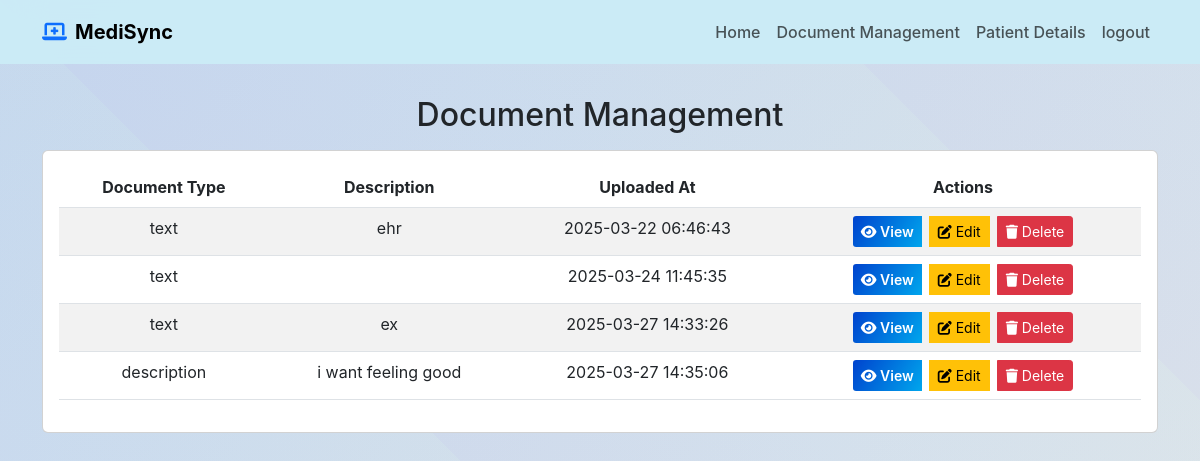
Page /document_management (signed in) on the committed database.
### app.py (models this page shows)
class Document(db.Model):
    id = db.Column(db.Integer, primary_key=True)
    patient_id = db.Column(db.Integer, db.ForeignKey('patient.id'), nullable=False)
    document_type = db.Column(db.String(50), nullable=False)  # e.g., 'text', 'image', 'description'
    file_path = db.Column(db.String(200), nullable=True)  # Path to the uploaded file
    description = db.Column(db.Text, nullable=True)  # Description of the document
    uploaded_at = db.Column(db.DateTime, default=db.func.current_timestamp())
    patient = db.relationship('Patient', backref='documents')

### app.py (the view)
@app.route('/document_management')
@login_required
def document_management():
    patient = Patient.query.filter_by(user_id=current_user.id).first()
    if not patient:
        flash("No patient record found for the current user.", "danger")
        return redirect(url_for('home'))
    documents = Document.query.filter_by(patient_id=patient.id).all()
    if not documents:
        flash("No documents found. Please upload some documents.", "info")
    return render_template('document_management.html', documents=documents)

### app.py (called while the page is built)
@login_manager.user_loader
def load_user(user_id):
    return User.query.get(int(user_id))

### templates/document_management.html (shortened to what this page needs)
<!DOCTYPE html>
<html lang="en">
<head>
    <link href="https://cdnjs.cloudflare.com/ajax/libs/bootstrap/5.3.0/css/bootstrap.min.css" rel="stylesheet">
    <link href="https://cdnjs.cloudflare.com/ajax/libs/font-awesome/6.4.0/css/all.min.css" rel="stylesheet">
    <link href="https://cdnjs.cloudflare.com/ajax/libs/aos/2.3.4/aos.css" rel="stylesheet">
</head>
<body>
    <nav class="navbar navbar-expand-lg fixed-top">
        <div class="container">
            <a class="navbar-brand d-flex align-items-center" href="#">
                <i class="fas fa-laptop-medical text-primary me-2"></i>
                <span class="fw-bold">MediSync</span>
            </a>
            <div class="collapse navbar-collapse" id="navbarNav">
                <ul class="navbar-nav ms-auto">
                    <li class="nav-item">
                        <a class="nav-link" href="{{ url_for('upload_document') }}">Home</a>
                    </li>
                    <li class="nav-item">
                        <a class="nav-link" href="#">Document Management</a>
                    </li>
                    <li class="nav-item">
                        <a class="nav-link" href="{{ url_for('Patient_details') }}">Patient Details</a>
                    </li>
                    <li class="nav-item">
                        <a class="nav-link" href="{{ url_for('logout') }}">logout</a>
                    </li>
                </ul>
            </div>
        </div>
    </nav>
    {% block content %}
    <section class="hero-section">
        <div class="container hero-content mt-3 text-center">
            <h2 class="mb-3">Document Management</h2>
            <div class="card">
                <div class="card-body">
                    {% if documents %}
                        <table class="table table-striped">
                            <thead>
                                <tr>
                                    <th>Document Type</th>
                                    <th>Description</th>
                                    <th>Uploaded At</th>
                                    <th>Actions</th>
                                </tr>
                            </thead>
                            <tbody>
                                {% for document in documents %}
                                    <tr>
                                        <td>{{ document.document_type }}</td>
                                        <td>{{ document.description[:50] + '...' if document.description and document.description|length > 50 else document.description }}</td>
                                        <td>{{ document.uploaded_at.strftime('%Y-%m-%d %H:%M:%S') }}</td>
                                        <td>
                                            <div class="btn-group" role="group">
                                                <button type="button" class="btn btn-sm btn-primary me-2"
                                                        data-bs-toggle="modal"
                                                        data-bs-target="#viewModal{{ document.id }}">
                                                    <i class="fas fa-eye"></i> View
                                                </button>
                                                <button type="button" class="btn btn-sm btn-warning me-2"
                                                        data-bs-toggle="modal"
                                                        data-bs-target="#editModal{{ document.id }}">
                                                    <i class="fas fa-edit"></i> Edit
                                                </button>
                                                <button type="button" class="btn btn-sm btn-danger"
                                                        onclick="deleteDocument({{ document.id }})">
                                                    <i class="fas fa-trash"></i> Delete
                                                </button>
                                            </div>
                                        </td>
                                    </tr>
                                {% endfor %}
                            </tbody>
                        </table>
                    {% else %}
                        <div class="alert alert-info">
                            No documents found. Please upload some documents.
                        </div>
                    {% endif %}
                </div>
            </div>
        </div>
    </section>
    {% endblock %}
</body>
</html>

### templates/document_management.html (style rules this page uses)
:root { --primary: #0043CE; --secondary: #00A6ED; --accent: #41D3BD; --success: #24A148; --warning: #F1C21B; --danger: #DA1E28; --light: #F4F7FB; --dark: #161616; --gradient: linear-gradient(120deg, var(--primary), var(--secondary)); }
body { font-family: 'Inter', sans-serif; background: var(--light); }
.navbar { background: rgba(203, 235, 246, 0.98); backdrop-filter: blur(20px); padding: 0.75rem 0; transition: all 0.4s ease; }
.nav-link { font-weight: 500; padding: 0.5rem 1.2rem; position: relative; transition: all 0.3s ease; }
.nav-link::before { content: ''; position: absolute; bottom: 0; left: 50%; width: 0; height: 3px; background: var(--gradient); transition: all 0.3s ease; transform: translateX(-50%); border-radius: 3px; }
.hero-section { min-height: 100vh; position: relative; overflow: hidden; padding-top: 80px; }
.hero-content { position: relative; z-index: 2; }
.btn-primary { background: var(--gradient); border: none; padding: 1rem 2.5rem; border-radius: 50px; font-weight: 600; position: relative; overflow: hidden; transition: all 0.4s ease; z-index: 1; }
.btn-primary::before { content: ''; position: absolute; top: 0; left: 0; width: 100%; height: 100%; background: linear-gradient(120deg, var(--secondary), var(--accent)); opacity: 0; transition: all 0.4s ease; z-index: -1; }
.btn-sm { padding: 0.25rem 0.5rem; font-size: 0.875rem; line-height: 1.5; border-radius: 0.2rem; }
.btn-primary { background-color: #007bff; border-color: #007bff; }
.btn-warning { background-color: #ffc107; border-color: #ffc107; }
.btn-danger { background-color: #dc3545; border-color: #dc3545; }

### rows in the picture
Document: document_type "text", description "ehr", uploaded_at "2025-03-22 06:46:43"
Document: document_type "text", uploaded_at "2025-03-24 11:45:35"
Document: document_type "text", description "ex", uploaded_at "2025-03-27 14:33:26"
Document: document_type "description", description "i want feeling good", uploaded_at "2025-03-27 14:35:06"
